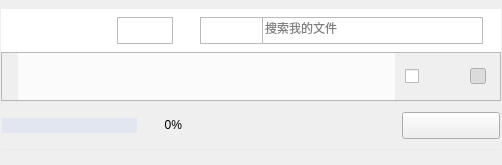
         <widget class="QStackedWidget" name="stackedPanel">
          <widget class="QWidget" name="page_5">
           <layout class="QVBoxLayout" name="verticalLayout_5">
            <property name="leftMargin">
             <number>0</number>
            </property>
            <property name="topMargin">
             <number>0</number>
            </property>
            <property name="rightMargin">
             <number>0</number>
            </property>
            <property name="bottomMargin">
             <number>0</number>
            </property>
            <item>
             <widget class="QFrame" name="folders">
              <layout class="QVBoxLayout" name="verticalLayout" stretch="1000,1000,1000,1000,1">
               <property name="spacing">
                <number>0</number>
               </property>
               <property name="leftMargin">
                <number>1</number>
               </property>
               <property name="rightMargin">
                <number>1</number>
               </property>
               <item>
                <widget class="QFrame" name="frame_2">
                 <property name="sizePolicy">
                  <sizepolicy hsizetype="Minimum" vsizetype="Maximum">
                   <horstretch>0</horstretch>
                   <verstretch>0</verstretch>
                  </sizepolicy>
                 </property>
                 <property name="maximumSize">
                  <size>
                   <width>2000</width>
                   <height>44</height>
                  </size>
                 </property>
                 <property name="styleSheet">
                  <string notr="true">background-color: rgb(255, 255, 255);
border:1px solid rgb(234, 234, 234);
border-top:0px;
border-left:0px;
border-right:1px;
border-bottom:1px;</string>
                 </property>
                 <property name="frameShape">
                  <enum>QFrame::Panel</enum>
                 </property>
                 <property name="frameShadow">
                  <enum>QFrame::Raised</enum>
                 </property>
                 <layout class="QHBoxLayout" name="horizontalLayout_7" stretch="8,40,5,40,15,23,430,28,15,57,105,10,10">
                  <property name="spacing">
                   <number>0</number>
                  </property>
                  <property name="leftMargin">
                   <number>0</number>
                  </property>
                  <property name="topMargin">
                   <number>8</number>
                  </property>
                  <property name="rightMargin">
                   <number>0</number>
                  </property>
                  <property name="bottomMargin">
                   <number>8</number>
                  </property>
                  <item>
                   <spacer name="horizontalSpacer_9">
                    <property name="orientation">
                     <enum>Qt::Horizontal</enum>
                    </property>
                    <property name="sizeHint" stdset="0">
                     <size>
                      <width>40</width>
                      <height>20</height>
                     </size>
                    </property>
                   </spacer>
                  </item>
                  <item>
                   <widget class="QPushButton" name="back">
                    <property name="sizePolicy">
                     <sizepolicy hsizetype="Maximum" vsizetype="Maximum">
                      <horstretch>0</horstretch>
                      <verstretch>0</verstretch>
                     </sizepolicy>
                    </property>
                    <property name="maximumSize">
                     <size>
                      <width>32</width>
                      <height>28</height>
                     </size>
                    </property>
                    <property name="cursor">
                     <cursorShape>PointingHandCursor</cursorShape>
                    </property>
                    <property name="styleSheet">
                     <string notr="true">#back{
	margin:6px
}
#back:enabled{
	image: url(:/imgs/function/Arrow-left-active.png);
}
#back:disabled{
	image: url(:/imgs/function/Arrow-left.png);
}</string>
                    </property>
                    <property name="text">
                     <string/>
                    </property>
                   </widget>
                  </item>
                  <item>
                   <spacer name="horizontalSpacer_10">
                    <property name="orientation">
                     <enum>Qt::Horizontal</enum>
                    </property>
                    <property name="sizeHint" stdset="0">
                     <size>
                      <width>40</width>
                      <height>20</height>
                     </size>
                    </property>
                   </spacer>
                  </item>
                  <item>
                   <widget class="QPushButton" name="forward">
                    <property name="sizePolicy">
                     <sizepolicy hsizetype="Maximum" vsizetype="Maximum">
                      <horstretch>0</horstretch>
                      <verstretch>0</verstretch>
                     </sizepolicy>
                    </property>
                    <property name="maximumSize">
                     <size>
                      <width>32</width>
                      <height>28</height>
                     </size>
                    </property>
                    <property name="cursor">
                     <cursorShape>PointingHandCursor</cursorShape>
                    </property>
                    <property name="styleSheet">
                     <string notr="true">#forward{
	margin:6px
}
#forward:enabled{
	image: url(:/imgs/function/Arrow-right-active.png);
}
#forward:disabled{
	image: url(:/imgs/function/Arrow-right.png);
}</string>
                    </property>
                    <property name="text">
                     <string/>
                    </property>
                   </widget>
                  </item>
                  <item>
                   <spacer name="horizontalSpacer_3">
                    <property name="orientation">
                     <enum>Qt::Horizontal</enum>
                    </property>
                    <property name="sizeHint" stdset="0">
                     <size>
                      <width>40</width>
                      <height>20</height>
                     </size>
                    </property>
                   </spacer>
                  </item>
                  <item>
                   <widget class="QLabel" name="label_3">
                    <property name="sizePolicy">
                     <sizepolicy hsizetype="Maximum" vsizetype="Preferred">
                      <horstretch>0</horstretch>
                      <verstretch>0</verstretch>
                     </sizepolicy>
                    </property>
                    <property name="maximumSize">
                     <size>
                      <width>28</width>
                      <height>28</height>
                     </size>
                    </property>
                    <property name="styleSheet">
                     <string notr="true">#label_3{
	border:1px solid rgb(187, 187, 187);
	border-right-width: 0px;
	image: url(:/imgs/function/当前位置-home.png);
	background-color: rgb(255, 255, 255);
}</string>
                    </property>
                    <property name="text">
                     <string/>
                    </property>
                   </widget>
                  </item>
                  <item>
                   <layout class="QHBoxLayout" name="pathLayout"/>
                  </item>
                  <item>
                   <widget class="QPushButton" name="refresh">
                    <property name="sizePolicy">
                     <sizepolicy hsizetype="Maximum" vsizetype="Preferred">
                      <horstretch>0</horstretch>
                      <verstretch>0</verstretch>
                     </sizepolicy>
                    </property>
                    <property name="maximumSize">
                     <size>
                      <width>28</width>
                      <height>28</height>
                     </size>
                    </property>
                    <property name="cursor">
                     <cursorShape>PointingHandCursor</cursorShape>
                    </property>
                    <property name="styleSheet">
                     <string notr="true">#refresh{
	background-color: rgb(255, 255, 255);
	border:1px solid rgb(187, 187, 187);
	border-left-width: 0px;
	image: url(:/imgs/function/当前位置-刷新.png);
}</string>
                    </property>
                    <property name="text">
                     <string/>
                    </property>
                   </widget>
                  </item>
                  <item>
                   <spacer name="horizontalSpacer_4">
                    <property name="orientation">
                     <enum>Qt::Horizontal</enum>
                    </property>
                    <property name="sizeHint" stdset="0">
                     <size>
                      <width>40</width>
                      <height>20</height>
                     </size>
                    </property>
                   </spacer>
                  </item>
                  <item>
                   <widget class="QComboBox" name="searchFilter">
                    <property name="sizePolicy">
                     <sizepolicy hsizetype="Preferred" vsizetype="Maximum">
                      <horstretch>0</horstretch>
                      <verstretch>0</verstretch>
                     </sizepolicy>
                    </property>
                    <property name="maximumSize">
                     <size>
                      <width>63</width>
                      <height>28</height>
                     </size>
                    </property>
                    <property name="cursor">
                     <cursorShape>PointingHandCursor</cursorShape>
                    </property>
                    <property name="styleSheet">
                     <string notr="true">#searchFilter{
	border:1px solid rgb(187, 187, 187);
	background-color: rgb(255, 255, 255);
}
#searchFilter::drop-down{
	width: 12;
	border-right-width: 0px;
	border-left-width: 0px;
}
#searchFilter::down-arrow{
	image: url(:/imgs/function/向下.png);
	margin-left:2;
	margin-right:2;
}</string>
                    </property>
                    <property name="currentText">
                     <string/>
                    </property>
                    <property name="currentIndex">
                     <number>-1</number>
                    </property>
                   </widget>
                  </item>
                  <item>
                   <widget class="QLineEdit" name="search">
                    <property name="sizePolicy">
                     <sizepolicy hsizetype="Preferred" vsizetype="Maximum">
                      <horstretch>0</horstretch>
                      <verstretch>0</verstretch>
                     </sizepolicy>
                    </property>
                    <property name="maximumSize">
                     <size>
                      <width>16777215</width>
                      <height>28</height>
                     </size>
                    </property>
                    <property name="styleSheet">
                     <string notr="true">#search{
	background-color: rgb(255, 255, 255);
	border: 1px solid rgb(187, 187, 187);
	border-left-width: 0px;
	border-right-width: 0px;
	color:gray;
}</string>
                    </property>
                    <property name="text">
                     <string>搜索我的文件</string>
                    </property>
                   </widget>
                  </item>
                  <item>
                   <widget class="QPushButton" name="searchBtn">
                    <property name="sizePolicy">
                     <sizepolicy hsizetype="Maximum" vsizetype="Preferred">
                      <horstretch>0</horstretch>
                      <verstretch>0</verstretch>
                     </sizepolicy>
                    </property>
                    <property name="maximumSize">
                     <size>
                      <width>25</width>
                      <height>28</height>
                     </size>
                    </property>
                    <property name="cursor">
                     <cursorShape>PointingHandCursor</cursorShape>
                    </property>
                    <property name="styleSheet">
                     <string notr="true">#searchBtn{
	background-color: rgb(255, 255, 255);
	border:1px solid rgb(187, 187, 187);
	border-left-width: 0px;
	image: url(:/imgs/function/search.png);
}</string>
                    </property>
                    <property name="text">
                     <string/>
                    </property>
                    <property name="flat">
                     <bool>false</bool>
                    </property>
                   </widget>
                  </item>
                  <item>
                   <spacer name="horizontalSpacer_2">
                    <property name="orientation">
                     <enum>Qt::Horizontal</enum>
                    </property>
                    <property name="sizeType">
                     <enum>QSizePolicy::Preferred</enum>
                    </property>
                    <property name="sizeHint" stdset="0">
                     <size>
                      <width>40</width>
                      <height>20</height>
                     </size>
                    </property>
                   </spacer>
                  </item>
                 </layout>
                </widget>
               </item>
               <item>
                <widget class="QFrame" name="frame_function">
                 <property name="sizePolicy">
                  <sizepolicy hsizetype="Preferred" vsizetype="Maximum">
                   <horstretch>0</horstretch>
                   <verstretch>0</verstretch>
                  </sizepolicy>
                 </property>
                 <property name="maximumSize">
                  <size>
                   <width>16777215</width>
                   <height>49</height>
                  </size>
                 </property>
                 <property name="styleSheet">
                  <string notr="true">border-right:1px;</string>
                 </property>
                 <property name="frameShape">
                  <enum>QFrame::StyledPanel</enum>
                 </property>
                 <property name="frameShadow">
                  <enum>QFrame::Raised</enum>
                 </property>
                 <layout class="QHBoxLayout" name="horizontalLayout_6" stretch="29,680,18,100,16,10,26">
                  <property name="spacing">
                   <number>0</number>
                  </property>
                  <property name="leftMargin">
                   <number>0</number>
                  </property>
                  <property name="topMargin">
                   <number>0</number>
                  </property>
                  <property name="rightMargin">
                   <number>0</number>
                  </property>
                  <property name="bottomMargin">
                   <number>0</number>
                  </property>
                  <item>
                   <widget class="QLabel" name="label_2">
                    <property name="sizePolicy">
                     <sizepolicy hsizetype="Preferred" vsizetype="Maximum">
                      <horstretch>0</horstretch>
                      <verstretch>0</verstretch>
                     </sizepolicy>
                    </property>
                    <property name="maximumSize">
                     <size>
                      <width>16777215</width>
                      <height>47</height>
                     </size>
                    </property>
                    <property name="styleSheet">
                     <string notr="true"/>
                    </property>
                    <property name="text">
                     <string/>
                    </property>
                   </widget>
                  </item>
                  <item>
                   <widget class="QListWidget" name="functionList">
                    <property name="sizePolicy">
                     <sizepolicy hsizetype="Preferred" vsizetype="Maximum">
                      <horstretch>0</horstretch>
                      <verstretch>0</verstretch>
                     </sizepolicy>
                    </property>
                    <property name="maximumSize">
                     <size>
                      <width>16777215</width>
                      <height>47</height>
                     </size>
                    </property>
                    <property name="focusPolicy">
                     <enum>Qt::NoFocus</enum>
                    </property>
                    <property name="styleSheet">
                     <string notr="true">QListWidget{
border:0px solid rgb(234, 234, 234);
background-color:rgb(251, 251, 251);
}

QListWidget::Item:hover{
border:1px solid rgb(171, 214, 234); 
background-color:rgb(230, 243, 252);
}


QListWidget::Item:pressed{
background-color:rgb(251, 251, 251);
}

</string>
                    </property>
                    <property name="verticalScrollBarPolicy">
                     <enum>Qt::ScrollBarAlwaysOff</enum>
                    </property>
                    <property name="horizontalScrollBarPolicy">
                     <enum>Qt::ScrollBarAlwaysOff</enum>
                    </property>
                    <property name="flow">
                     <enum>QListView::LeftToRight</enum>
                    </property>
                    <property name="spacing">
                     <number>6</number>
                    </property>
                   </widget>
                  </item>
                  <item>
                   <spacer name="horizontalSpacer_5">
                    <property name="orientation">
                     <enum>Qt::Horizontal</enum>
                    </property>
                    <property name="sizeHint" stdset="0">
                     <size>
                      <width>40</width>
                      <height>20</height>
                     </size>
                    </property>
                   </spacer>
                  </item>
                  <item>
                   <widget class="QCheckBox" name="showDelete">
                    <property name="sizePolicy">
                     <sizepolicy hsizetype="Maximum" vsizetype="Maximum">
                      <horstretch>0</horstretch>
                      <verstretch>0</verstretch>
                     </sizepolicy>
                    </property>
                    <property name="maximumSize">
                     <size>
                      <width>92</width>
                      <height>47</height>
                     </size>
                    </property>
                    <property name="styleSheet">
                     <string notr="true">#showDelete::indicator:unchecked {
	image: url(:/imgs/function/未勾选.png);
}
#showDelete::indicator:checked {
	image: url(:/imgs/function/勾选.png);
}
#showDelete{
font: 9pt &quot;微软雅黑&quot;;
}</string>
                    </property>
                    <property name="text">
                     <string/>
                    </property>
                   </widget>
                  </item>
                  <item>
                   <spacer name="horizontalSpacer_13">
                    <property name="orientation">
                     <enum>Qt::Horizontal</enum>
                    </property>
                    <property name="sizeHint" stdset="0">
                     <size>
                      <width>40</width>
                      <height>20</height>
                     </size>
                    </property>
                   </spacer>
                  </item>
                  <item>
                   <widget class="QPushButton" name="viewCut">
                    <property name="sizePolicy">
                     <sizepolicy hsizetype="Maximum" vsizetype="Maximum">
                      <horstretch>0</horstretch>
                      <verstretch>0</verstretch>
                     </sizepolicy>
                    </property>
                    <property name="maximumSize">
                     <size>
                      <width>16</width>
                      <height>16</height>
                     </size>
                    </property>
                    <property name="styleSheet">
                     <string notr="true">border-image: url(:/imgs/function/切换缩略图.png);</string>
                    </property>
                    <property name="text">
                     <string/>
                    </property>
                    <property name="checkable">
                     <bool>true</bool>
                    </property>
                    <property name="checked">
                     <bool>true</bool>
                    </property>
                   </widget>
                  </item>
                  <item>
                   <spacer name="horizontalSpacer_14">
                    <property name="orientation">
                     <enum>Qt::Horizontal</enum>
                    </property>
                    <property name="sizeHint" stdset="0">
                     <size>
                      <width>23</width>
                      <height>20</height>
                     </size>
                    </property>
                   </spacer>
                  </item>
                 </layout>
                </widget>
               </item>
               <item>
                <widget class="QFrame" name="frame_sync">
                 <property name="sizePolicy">
                  <sizepolicy hsizetype="Preferred" vsizetype="Minimum">
                   <horstretch>0</horstretch>
                   <verstretch>0</verstretch>
                  </sizepolicy>
                 </property>
                 <property name="minimumSize">
                  <size>
                   <width>0</width>
                   <height>49</height>
                  </size>
                 </property>
                 <property name="maximumSize">
                  <size>
                   <width>16777215</width>
                   <height>49</height>
                  </size>
                 </property>
                 <property name="styleSheet">
                  <string notr="true">#frame_sync{
border-top: 1px solid rgb(234, 234, 234);;
border-bottom: 1px solid rgb(234, 234, 234);;
}</string>
                 </property>
                 <property name="frameShape">
                  <enum>QFrame::StyledPanel</enum>
                 </property>
                 <property name="frameShadow">
                  <enum>QFrame::Raised</enum>
                 </property>
                 <layout class="QHBoxLayout" name="horizontalLayout_8" stretch="1,1,0,0,0,0,1">
                  <property name="spacing">
                   <number>0</number>
                  </property>
                  <property name="leftMargin">
                   <number>0</number>
                  </property>
                  <property name="topMargin">
                   <number>0</number>
                  </property>
                  <property name="rightMargin">
                   <number>0</number>
                  </property>
                  <property name="bottomMargin">
                   <number>0</number>
                  </property>
                  <item>
                   <widget class="QFrame" name="frame_host">
                    <property name="sizePolicy">
                     <sizepolicy hsizetype="Maximum" vsizetype="Maximum">
                      <horstretch>0</horstretch>
                      <verstretch>0</verstretch>
                     </sizepolicy>
                    </property>
                    <property name="minimumSize">
                     <size>
                      <width>0</width>
                      <height>47</height>
                     </size>
                    </property>
                    <property name="maximumSize">
                     <size>
                      <width>180</width>
                      <height>47</height>
                     </size>
                    </property>
                    <property name="frameShape">
                     <enum>QFrame::StyledPanel</enum>
                    </property>
                    <property name="frameShadow">
                     <enum>QFrame::Raised</enum>
                    </property>
                    <widget class="QLabel" name="label">
                     <property name="geometry">
                      <rect>
                       <x>15</x>
                       <y>18</y>
                       <width>16</width>
                       <height>14</height>
                      </rect>
                     </property>
                     <property name="styleSheet">
                      <string notr="true">border-image: url(:/imgs/cloudUpdate.png);</string>
                     </property>
                     <property name="text">
                      <string/>
                     </property>
                    </widget>
                    <widget class="QLabel" name="msg_host">
                     <property name="geometry">
                      <rect>
                       <x>40</x>
                       <y>0</y>
                       <width>141</width>
                       <height>47</height>
                      </rect>
                     </property>
                     <property name="text">
                      <string/>
                     </property>
                    </widget>
                   </widget>
                  </item>
                  <item>
                   <widget class="QFrame" name="frame_local">
                    <property name="sizePolicy">
                     <sizepolicy hsizetype="Maximum" vsizetype="Maximum">
                      <horstretch>0</horstretch>
                      <verstretch>0</verstretch>
                     </sizepolicy>
                    </property>
                    <property name="minimumSize">
                     <size>
                      <width>0</width>
                      <height>47</height>
                     </size>
                    </property>
                    <property name="maximumSize">
                     <size>
                      <width>180</width>
                      <height>47</height>
                     </size>
                    </property>
                    <property name="frameShape">
                     <enum>QFrame::StyledPanel</enum>
                    </property>
                    <property name="frameShadow">
                     <enum>QFrame::Raised</enum>
                    </property>
                    <widget class="QLabel" name="label_4">
                     <property name="geometry">
                      <rect>
                       <x>15</x>
                       <y>18</y>
                       <width>16</width>
                       <height>14</height>
                      </rect>
                     </property>
                     <property name="styleSheet">
                      <string notr="true">border-image: url(:/imgs/localUpdate.png);</string>
                     </property>
                     <property name="text">
                      <string/>
                     </property>
                    </widget>
                    <widget class="QLabel" name="msg_local">
                     <property name="geometry">
                      <rect>
                       <x>40</x>
                       <y>0</y>
                       <width>141</width>
                       <height>47</height>
                      </rect>
                     </property>
                     <property name="text">
                      <string/>
                     </property>
                    </widget>
                   </widget>
                  </item>
                  <item>
                   <widget class="QProgressBar" name="syncProgress">
                    <property name="minimumSize">
                     <size>
                      <width>180</width>
                      <height>0</height>
                     </size>
                    </property>
                    <property name="maximumSize">
                     <size>
                      <width>16777215</width>
                      <height>45</height>
                     </size>
                    </property>
                    <property name="styleSheet">
                     <string notr="true">QProgressBar{
font: 15px &quot;微软雅黑&quot;;
margin-top:15px;margin-bottom:15px;margin-right:45px; border: 0px solid grey;background-color: rgb(225, 230, 240);}
QProgressBar::chunk{
background-color: rgb(194, 200, 204);
}</string>
                    </property>
                    <property name="value">
                     <number>0</number>
                    </property>
                    <property name="alignment">
                     <set>Qt::AlignRight|Qt::AlignTrailing|Qt::AlignVCenter</set>
                    </property>
                   </widget>
                  </item>
                  <item>
                   <spacer name="horizontalSpacer_7">
                    <property name="orientation">
                     <enum>Qt::Horizontal</enum>
                    </property>
                    <property name="sizeType">
                     <enum>QSizePolicy::Expanding</enum>
                    </property>
                    <property name="sizeHint" stdset="0">
                     <size>
                      <width>10</width>
                      <height>20</height>
                     </size>
                    </property>
                   </spacer>
                  </item>
                  <item>
                   <widget class="QLabel" name="syncMsg">
                    <property name="sizePolicy">
                     <sizepolicy hsizetype="Fixed" vsizetype="Fixed">
                      <horstretch>0</horstretch>
                      <verstretch>0</verstretch>
                     </sizepolicy>
                    </property>
                    <property name="minimumSize">
                     <size>
                      <width>200</width>
                      <height>47</height>
                     </size>
                    </property>
                    <property name="styleSheet">
                     <string notr="true">color: rgb(255, 0, 0);</string>
                    </property>
                    <property name="text">
                     <string/>
                    </property>
                    <property name="alignment">
                     <set>Qt::AlignRight|Qt::AlignTrailing|Qt::AlignVCenter</set>
                    </property>
                   </widget>
                  </item>
                  <item>
                   <spacer name="horizontalSpacer_6">
                    <property name="orientation">
                     <enum>Qt::Horizontal</enum>
                    </property>
                    <property name="sizeType">
                     <enum>QSizePolicy::Fixed</enum>
                    </property>
                    <property name="sizeHint" stdset="0">
                     <size>
                      <width>10</width>
                      <height>20</height>
                     </size>
                    </property>
                   </spacer>
                  </item>
                  <item>
                   <widget class="QPushButton" name="syncStart">
                    <property name="sizePolicy">
                     <sizepolicy hsizetype="Fixed" vsizetype="Maximum">
                      <horstretch>0</horstretch>
                      <verstretch>0</verstretch>
                     </sizepolicy>
                    </property>
                    <property name="minimumSize">
                     <size>
                      <width>98</width>
                      <height>27</height>
                     </size>
                    </property>
                    <property name="maximumSize">
                     <size>
                      <width>70</width>
                      <height>27</height>
                     </size>
                    </property>
                    <property name="cursor">
                     <cursorShape>PointingHandCursor</cursorShape>
                    </property>
                    <property name="styleSheet">
                     <string notr="true">#syncStart:!checked{
border-image: url(:/imgs/一键同步.png);
color: rgb(255, 255, 255);
}
#syncStart:!checked:pressed{
border-image: url(:/imgs/一键同步hover.png);
color: rgb(255, 255, 255);
}


#syncStart:checked{
border-image: url(:/imgs/同步中hover.png);
}</string>
                    </property>
                    <property name="text">
                     <string/>
                    </property>
                    <property name="checkable">
                     <bool>true</bool>
                    </property>
                    <property name="checked">
                     <bool>false</bool>
                    </property>
                   </widget>
                  </item>
                 </layout>
                </widget>
               </item>
               <item>
                <layout class="QVBoxLayout" name="panelLayout">
                 <property name="bottomMargin">
                  <number>6</number>
                 </property>
                </layout>
               </item>
               <item>
                <spacer name="verticalSpacer_5">
                 <property name="orientation">
                  <enum>Qt::Vertical</enum>
                 </property>
                 <property name="sizeType">
                  <enum>QSizePolicy::Expanding</enum>
                 </property>
                 <property name="sizeHint" stdset="0">
                  <size>
                   <width>20</width>
                   <height>1</height>
                  </size>
                 </property>
                </spacer>
               </item>
              </layout>
             </widget>
            </item>
           </layout>
          </widget>
          <widget class="QWidget" name="myShare"/>
         </widget>
